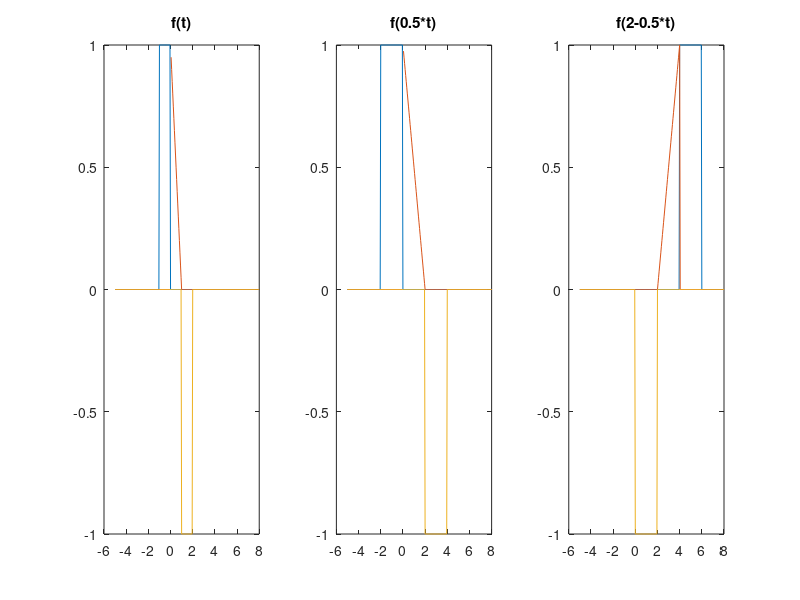

The MATLAB source for this figure:
t=-5:0.05:8;
f=rectpuls(t+0.5,1);
h=tripuls(t-0.5,1,-1);
m=-rectpuls(t-1.5,1);
subplot(1,3,1);
plot(t,f,t,h,t,m);
title('f(t)');
t=-5:0.05:8;
f=rectpuls(t+1,2);
h=tripuls(t-1,2,-1);
m=-rectpuls(t-3,2);
subplot(1,3,2);
plot(t,f,t,h,t,m);
title('f(0.5*t)');
t=-5:0.05:8;
f=rectpuls(t-5,2);
h=tripuls(t-3,2,1);
m=-rectpuls(t-1,2);
subplot(1,3,3);
plot(t,f,t,h,t,m);
title('f(2-0.5*t)');